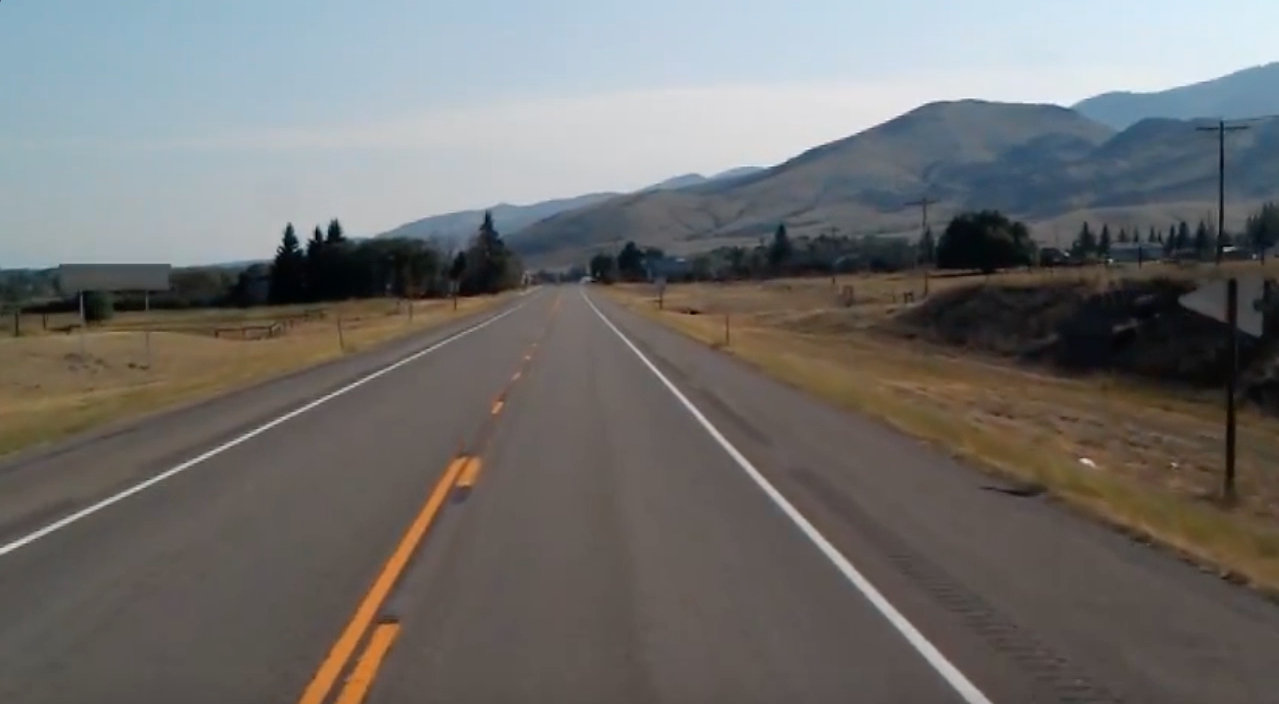
#> input picture Lane Detection/test_image.jpg, 1279 x 704 px, given in place of the camera
$ jupyter execute 'Webcam Live Sketch.ipynb'
#> lines starting #> are read from the running program, lines starting #| are printed output that depends on the picture
#> further down, frame is the input picture: shape (704, 1279, 3); mean B, G, R 109.7, 111.3, 112.3
[cell 1]
import cv2
import numpy as np

# sketch function
def sketch(image):
    # Convert input image to grayscale
    image_gray = cv2.cvtColor(image, cv2.COLOR_BGR2GRAY)
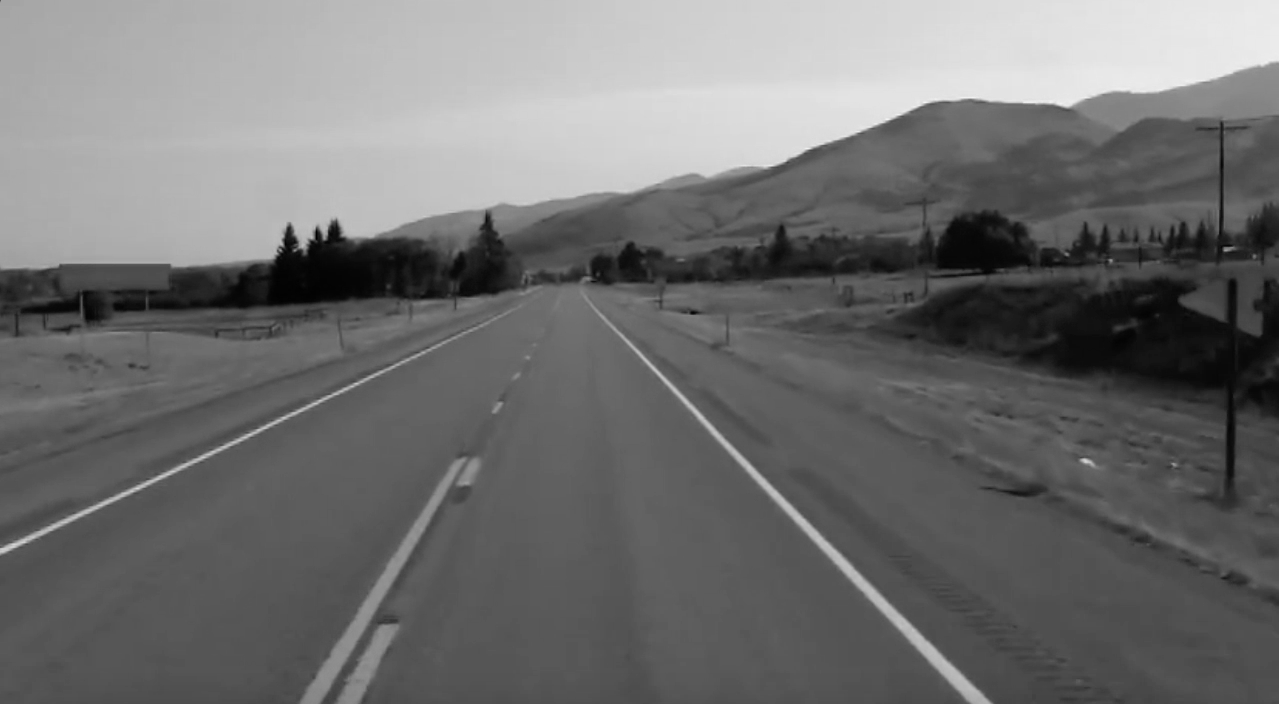
#> image_gray: shape (704, 1279); min 0, max 244, mean 111.4

    # Blur the image
    image_blur = cv2.GaussianBlur(image_gray, (5,5), 0)

    # Canny edges detection, set the best value you want
    canny_edge = cv2.Canny(image_blur, 25, 65)
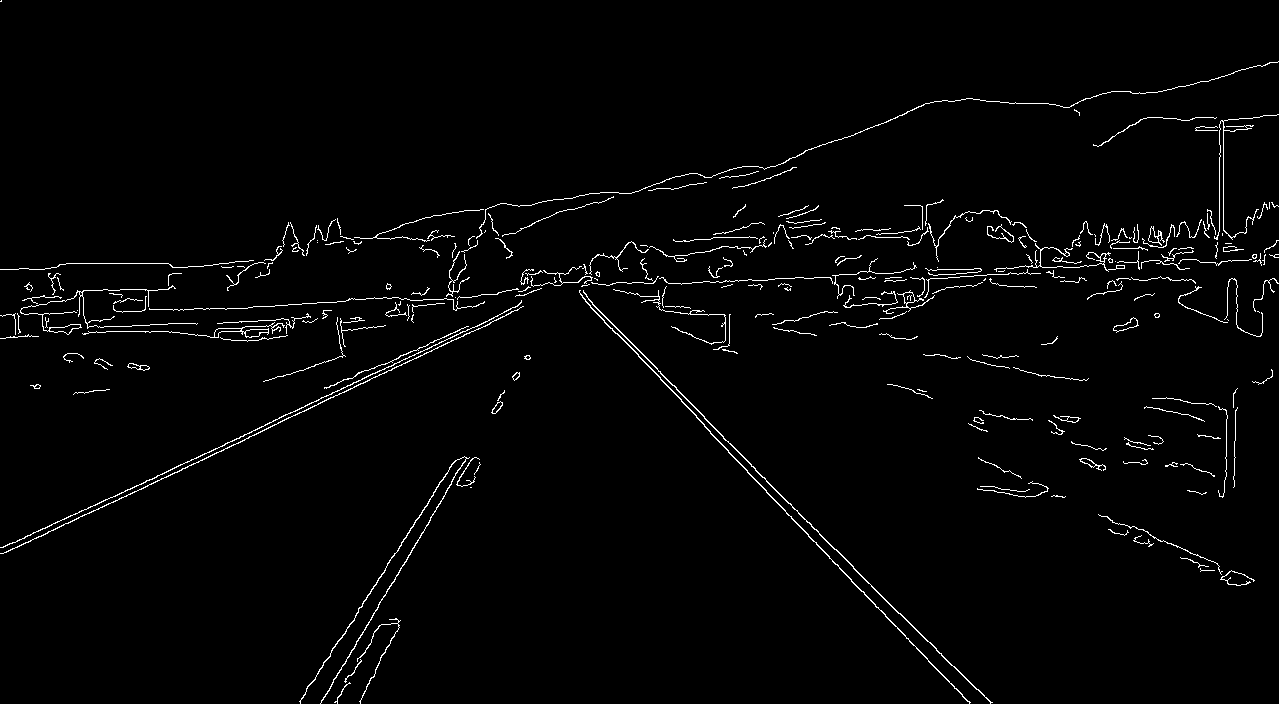
#> canny_edge: shape (704, 1279); 2% white in thin lines or dots

    # Get binary image out of a grayscale image
    ret, mask = cv2.threshold(canny_edge, 60, 255, cv2.THRESH_BINARY_INV)
#> mask: shape (704, 1279); 98% white; black in thin lines or dots

    return mask

# initialize the webcam
video_cap = cv2.VideoCapture(0)

while True:
    ret, frame = video_cap.read()
    cv2.imshow('Live Sketch', sketch(frame))
    # Press 'Esc' to exit
    if cv2.waitKey(1) & 0xFF == 27:
#> (key Esc is pressed here)
        break

video_cap.release()
cv2.destroyAllWindows()
